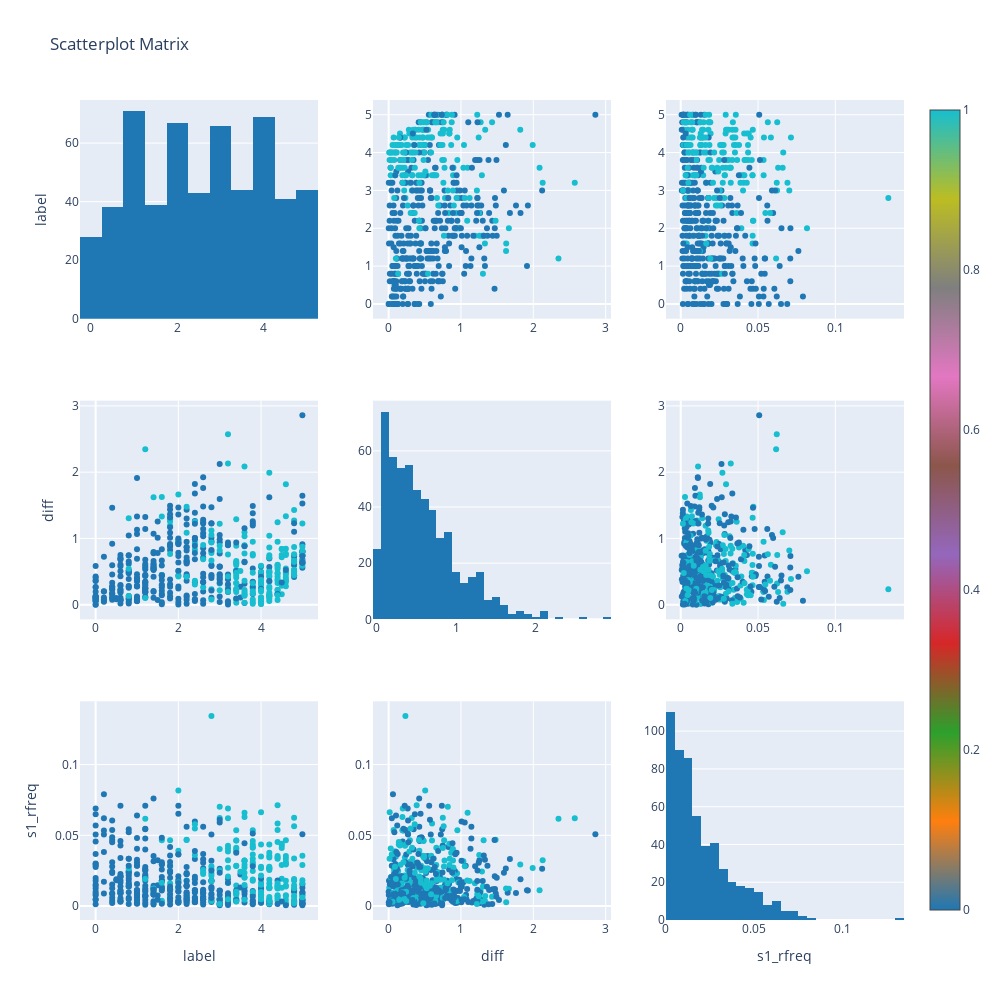

The notebook cell this image was saved under:
### Code cell
# pair plot 열 정보 입력
index_col = 'rtt'
matrix_check_col = ['label','diff', 's1_rfreq', 'rtt']

fig = create_scatterplotmatrix(fd[matrix_check_col], 
                               diag = 'histogram',
                               width = 1000, 
                               height = 1000,
                               index= index_col,
                               colormap_type = 'cat'                         
                               )
fig.show()

### Figure 1 — Plotly figure (JSON) as saved in the notebook; plotly's stock layout.template omitted (floating-point values rounded to 4 significant figures; data arrays with more than 128 entries replaced by an {"elided": "..."} marker saying what was removed)
{"data": [{"marker": {"color": "rgb(31, 119, 180)"}, "showlegend": false, "type": "histogram", "x": {"elided": "550 float values"}, "xaxis": "x", "yaxis": "y"}, {"marker": {"color": {"elided": "550 int values"}, "colorscale": [[0, "rgb(31, 119, 180)"], [0.1111, "rgb(255, 127, 14)"], [0.2222, "rgb(44, 160, 44)"], [0.3333, "rgb(214, 39, 40)"], [0.4444, "rgb(148, 103, 189)"], [0.5556, "rgb(140, 86, 75)"], [0.6667, "rgb(227, 119, 194)"], [0.7778, "rgb(127, 127, 127)"], [0.8889, "rgb(188, 189, 34)"], [1, "rgb(23, 190, 207)"]], "showscale": true, "size": 6}, "mode": "markers", "showlegend": false, "type": "scatter", "x": {"elided": "550 float values"}, "xaxis": "x2", "y": {"elided": "550 float values"}, "yaxis": "y2"}, {"marker": {"color": {"elided": "550 int values"}, "colorscale": [[0, "rgb(31, 119, 180)"], [0.1111, "rgb(255, 127, 14)"], [0.2222, "rgb(44, 160, 44)"], [0.3333, "rgb(214, 39, 40)"], [0.4444, "rgb(148, 103, 189)"], [0.5556, "rgb(140, 86, 75)"], [0.6667, "rgb(227, 119, 194)"], [0.7778, "rgb(127, 127, 127)"], [0.8889, "rgb(188, 189, 34)"], [1, "rgb(23, 190, 207)"]], "showscale": false, "size": 6}, "mode": "markers", "showlegend": false, "type": "scatter", "x": {"elided": "550 float values"}, "xaxis": "x3", "y": {"elided": "550 float values"}, "yaxis": "y3"}, {"marker": {"color": {"elided": "550 int values"}, "colorscale": [[0, "rgb(31, 119, 180)"], [0.1111, "rgb(255, 127, 14)"], [0.2222, "rgb(44, 160, 44)"], [0.3333, "rgb(214, 39, 40)"], [0.4444, "rgb(148, 103, 189)"], [0.5556, "rgb(140, 86, 75)"], [0.6667, "rgb(227, 119, 194)"], [0.7778, "rgb(127, 127, 127)"], [0.8889, "rgb(188, 189, 34)"], [1, "rgb(23, 190, 207)"]], "showscale": false, "size": 6}, "mode": "markers", "showlegend": false, "type": "scatter", "x": {"elided": "550 float values"}, "xaxis": "x4", "y": {"elided": "550 float values"}, "yaxis": "y4"}, {"marker": {"color": "rgb(31, 119, 180)"}, "showlegend": false, "type": "histogram", "x": {"elided": "550 float values"}, "xaxis": "x5", "yaxis": "y5"}, {"marker": {"color": {"elided": "550 int values"}, "colorscale": [[0, "rgb(31, 119, 180)"], [0.1111, "rgb(255, 127, 14)"], [0.2222, "rgb(44, 160, 44)"], [0.3333, "rgb(214, 39, 40)"], [0.4444, "rgb(148, 103, 189)"], [0.5556, "rgb(140, 86, 75)"], [0.6667, "rgb(227, 119, 194)"], [0.7778, "rgb(127, 127, 127)"], [0.8889, "rgb(188, 189, 34)"], [1, "rgb(23, 190, 207)"]], "showscale": false, "size": 6}, "mode": "markers", "showlegend": false, "type": "scatter", "x": {"elided": "550 float values"}, "xaxis": "x6", "y": {"elided": "550 float values"}, "yaxis": "y6"}, {"marker": {"color": {"elided": "550 int values"}, "colorscale": [[0, "rgb(31, 119, 180)"], [0.1111, "rgb(255, 127, 14)"], [0.2222, "rgb(44, 160, 44)"], [0.3333, "rgb(214, 39, 40)"], [0.4444, "rgb(148, 103, 189)"], [0.5556, "rgb(140, 86, 75)"], [0.6667, "rgb(227, 119, 194)"], [0.7778, "rgb(127, 127, 127)"], [0.8889, "rgb(188, 189, 34)"], [1, "rgb(23, 190, 207)"]], "showscale": false, "size": 6}, "mode": "markers", "showlegend": false, "type": "scatter", "x": {"elided": "550 float values"}, "xaxis": "x7", "y": {"elided": "550 float values"}, "yaxis": "y7"}, {"marker": {"color": {"elided": "550 int values"}, "colorscale": [[0, "rgb(31, 119, 180)"], [0.1111, "rgb(255, 127, 14)"], [0.2222, "rgb(44, 160, 44)"], [0.3333, "rgb(214, 39, 40)"], [0.4444, "rgb(148, 103, 189)"], [0.5556, "rgb(140, 86, 75)"], [0.6667, "rgb(227, 119, 194)"], [0.7778, "rgb(127, 127, 127)"], [0.8889, "rgb(188, 189, 34)"], [1, "rgb(23, 190, 207)"]], "showscale": false, "size": 6}, "mode": "markers", "showlegend": false, "type": "scatter", "x": {"elided": "550 float values"}, "xaxis": "x8", "y": {"elided": "550 float values"}, "yaxis": "y8"}, {"marker": {"color": "rgb(31, 119, 180)"}, "showlegend": false, "type": "histogram", "x": {"elided": "550 float values"}, "xaxis": "x9", "yaxis": "y9"}], "layout": {"barmode": "stack", "height": 1000, "showlegend": true, "title": {"text": "Scatterplot Matrix"}, "width": 1000, "xaxis": {"anchor": "y", "domain": [0, 0.2889]}, "xaxis2": {"anchor": "y2", "domain": [0.3556, 0.6444]}, "xaxis3": {"anchor": "y3", "domain": [0.7111, 1]}, "xaxis4": {"anchor": "y4", "domain": [0, 0.2889]}, "xaxis5": {"anchor": "y5", "domain": [0.3556, 0.6444]}, "xaxis6": {"anchor": "y6", "domain": [0.7111, 1]}, "xaxis7": {"anchor": "y7", "domain": [0, 0.2889], "title": {"text": "label"}}, "xaxis8": {"anchor": "y8", "domain": [0.3556, 0.6444], "title": {"text": "diff"}}, "xaxis9": {"anchor": "y9", "domain": [0.7111, 1], "title": {"text": "s1_rfreq"}}, "yaxis": {"anchor": "x", "domain": [0.7333, 1], "title": {"text": "label"}}, "yaxis2": {"anchor": "x2", "domain": [0.7333, 1]}, "yaxis3": {"anchor": "x3", "domain": [0.7333, 1]}, "yaxis4": {"anchor": "x4", "domain": [0.3667, 0.6333], "title": {"text": "diff"}}, "yaxis5": {"anchor": "x5", "domain": [0.3667, 0.6333]}, "yaxis6": {"anchor": "x6", "domain": [0.3667, 0.6333]}, "yaxis7": {"anchor": "x7", "domain": [0, 0.2667], "title": {"text": "s1_rfreq"}}, "yaxis8": {"anchor": "x8", "domain": [0, 0.2667]}, "yaxis9": {"anchor": "x9", "domain": [0, 0.2667]}}}
